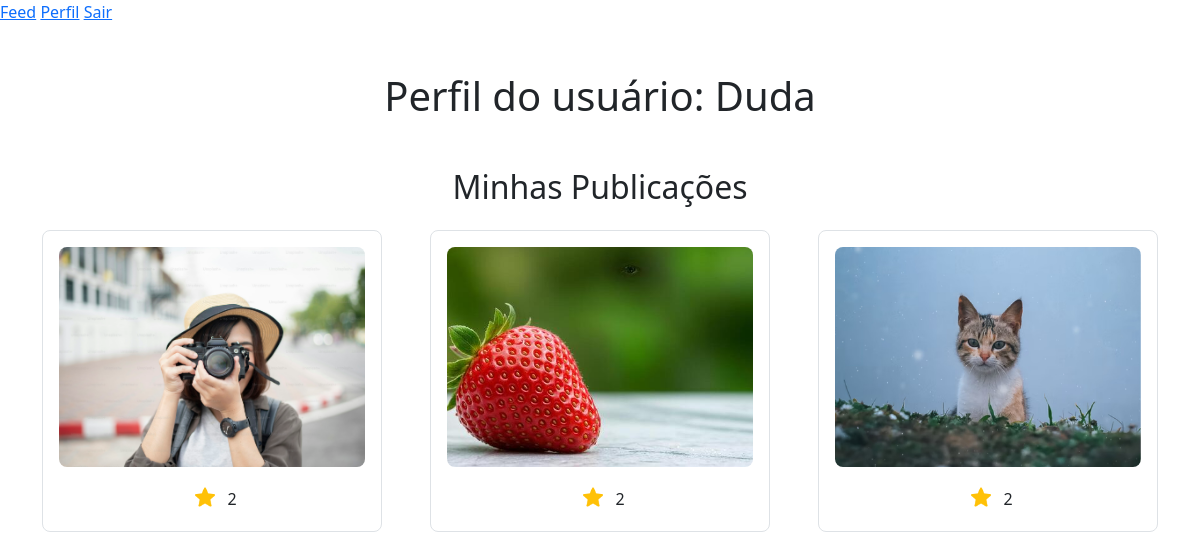
/profile/1 (signed in), run on the app's committed database.
### appfleshi/models.py (models this page shows)
class User(database.Model, UserMixin):
    id = database.Column(database.Integer, primary_key=True)
    username = database.Column(database.String(20), unique=True, nullable=False)
    email = database.Column(database.String(100), unique=True, nullable=False)
    password = database.Column(database.String(60), nullable=False)
    photos = database.relationship('Photo', backref='user', lazy=True)
    likes = database.relationship('Like', backref='user', lazy=True)

class Photo(database.Model):
    id = database.Column(database.Integer, primary_key=True)
    file_name = database.Column(database.String(255), default="default.jpg")
    upload_date = database.Column(database.DateTime(timezone=True), nullable=False, default=lambda: datetime.now(timezone.utc))
    user_id = database.Column(database.Integer, database.ForeignKey("user.id"), nullable=False)
    likes = database.relationship('Like', backref='photo', lazy=True, cascade="all, delete-orphan") #Permite a exclusão de fotos

### appfleshi/routes.py (the view)
@app.route('/profile/<user_id>', methods=['GET', 'POST'])
@login_required
def profile(user_id):
    user_to_view = None #Variável flexível
    photo_form = None
    if int(user_id) == current_user.id:
        user_to_view = current_user #Atribui o objeto que é dono do perfil à variável
        photo_form = PhotoForm()
        if photo_form.validate_on_submit():
            file = photo_form.photo.data
            secure_name = secure_filename(file.filename)
            path = os.path.join(os.path.abspath(os.path.dirname(__file__)), app.config["UPLOAD_FOLDER"], secure_name)
            file.save(path)
            photo = Photo(file_name=secure_name, user_id=current_user.id)
            database.session.add(photo)
            database.session.commit()
            return redirect(url_for('profile', user_id=current_user.id))
    else:
        user_to_view = User.query.get(int(user_id)) #Atribui um perfil terceiro à variável
        if not user_to_view:
            return redirect(url_for('feed'))
    for photo in user_to_view.photos:
        photo.user_liked = any(like.user_id == current_user.id for like in photo.likes)
    return render_template('profile.html', user=user_to_view, form=photo_form)

### appfleshi/models.py (called while the page is built)
@login_manager.user_loader
def load_user(user_id):
    return User.query.get(int(user_id))

### appfleshi/templates/profile.html (shortened to what this page needs)
{% extends "homepage.html" %}
{% block body %}
{% include "navbar.html" %}
<div class="container mt-5">
    <h1 class="text-center mb-4">Perfil do usuário: {{ user.username }}</h1>
    <h2 class="text-center mt-5 mb-4">Minhas Publicações</h2>
    <div class="row g-5">
        {% for photo in user.photos %}
        <div class="col-12 col-sm-6 col-md-4 d-flex justify-content-center">
            <div class="border rounded-3 p-3" style="width: 430px;">
                    <img src="{{ url_for('static', filename='posts_photos/' ~ photo.file_name) }}"
                         alt="Imagem de {{ user.username }}"
                         style="width: 100%; height: 220px; object-fit: cover; display: block; border-radius: 8px;x">
                {% if user.id == current_user.id %}
                    <form action="{{ url_for('delete', photo_id=photo.id) }}" method="post" class="mt-2">
                        <button type="submit" class="btn border-0 bg-transparent p-2">
                            <img src="{{ url_for('static', filename='site_photos/delete.png') }}"
                                 alt="Lata de lixo" width="30px">
                        </button>
                    </form>
                {% else %}
                    <form action="{{ url_for('like_photo', photo_id=photo.id) }}"
                          method="post" class="mt-2 text-center">
                        <button type="submit" class="btn border-0 bg-transparent p-2">
                            {% if photo.user_liked %}
                                <img src="{{ url_for('static', filename='site_photos/full-star.png') }}" width="20px">
                            {% else %}
                                <img src="{{ url_for('static', filename='site_photos/empty-star.png') }}" width="20px">
                            {% endif %}
                        </button>
                        <span class="likes-count">{{ photo.likes | length }}</span>
                    </form>
                {% endif %}
            </div>
        </div>
        {% endfor %}
    </div>
</div>
{% endblock %}

### appfleshi/static/css/style.css (style rules this page uses)
.likes-count { position: relative; top: 5px; }

### data on the page
User: username "Duda"
Photo: file_name (picture), likes|length "2"
Photo: file_name (picture), likes|length "2"
Photo: file_name (picture), likes|length "2"
